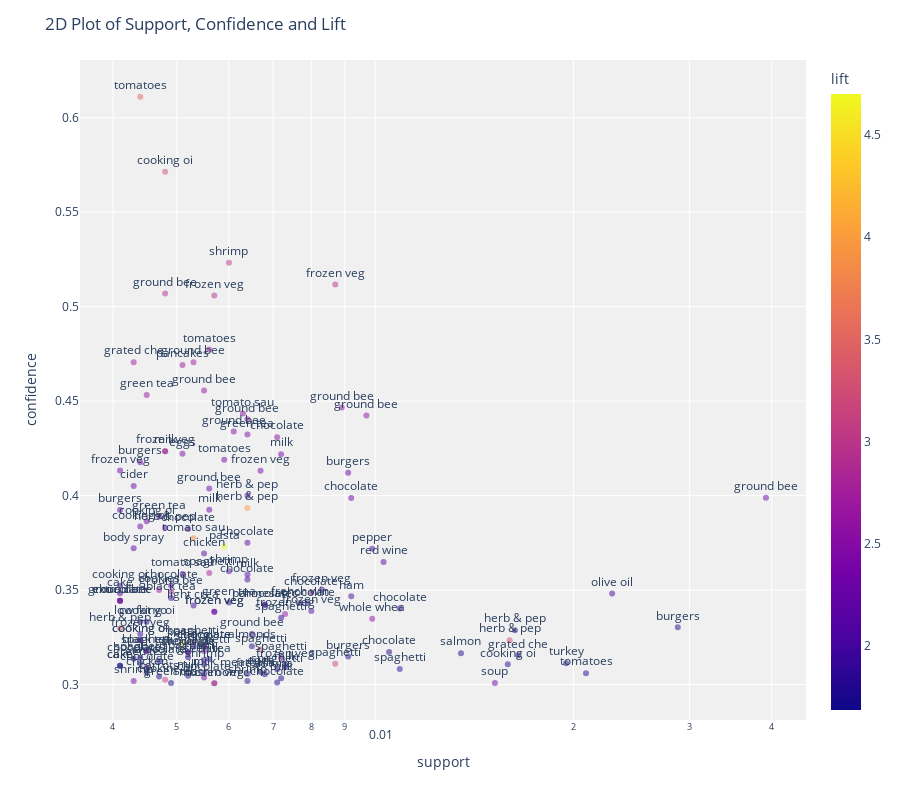

The code cell stored with this chart in its notebook:
### Code cell
plot_model(model2)

### Figure 1 — Plotly figure (JSON) as saved in the notebook; plotly's stock layout.template omitted (floating-point values rounded to 4 significant figures; data arrays with more than 128 entries replaced by an {"elided": "..."} marker saying what was removed)
{"data": [{"customdata": {"elided": "142x2 str values"}, "hovertemplate": "support=%{x}<br>confidence=%{y}<br>antecedents_short=%{text}<br>antecedents=%{customdata[0]}<br>consequents=%{customdata[1]}<br>lift=%{marker.color}<extra></extra>", "legendgroup": "", "marker": {"color": {"elided": "142 float values"}, "coloraxis": "coloraxis", "opacity": 0.5, "symbol": "circle"}, "mode": "markers+text", "name": "", "orientation": "v", "showlegend": false, "text": {"elided": "142 str values"}, "textposition": "top center", "type": "scatter", "x": {"elided": "142 float values"}, "xaxis": "x", "y": {"elided": "142 float values"}, "yaxis": "y"}], "layout": {"coloraxis": {"colorbar": {"title": {"text": "lift"}}, "colorscale": [[0, "#0d0887"], [0.1111, "#46039f"], [0.2222, "#7201a8"], [0.3333, "#9c179e"], [0.4444, "#bd3786"], [0.5556, "#d8576b"], [0.6667, "#ed7953"], [0.7778, "#fb9f3a"], [0.8889, "#fdca26"], [1, "#f0f921"]]}, "height": 800, "legend": {"tracegroupgap": 0}, "margin": {"t": 60}, "plot_bgcolor": "rgb(240,240,240)", "title": {"text": "2D Plot of Support, Confidence and Lift"}, "xaxis": {"anchor": "y", "domain": [0, 1], "title": {"text": "support"}, "type": "log"}, "yaxis": {"anchor": "x", "domain": [0, 1], "title": {"text": "confidence"}}}}
